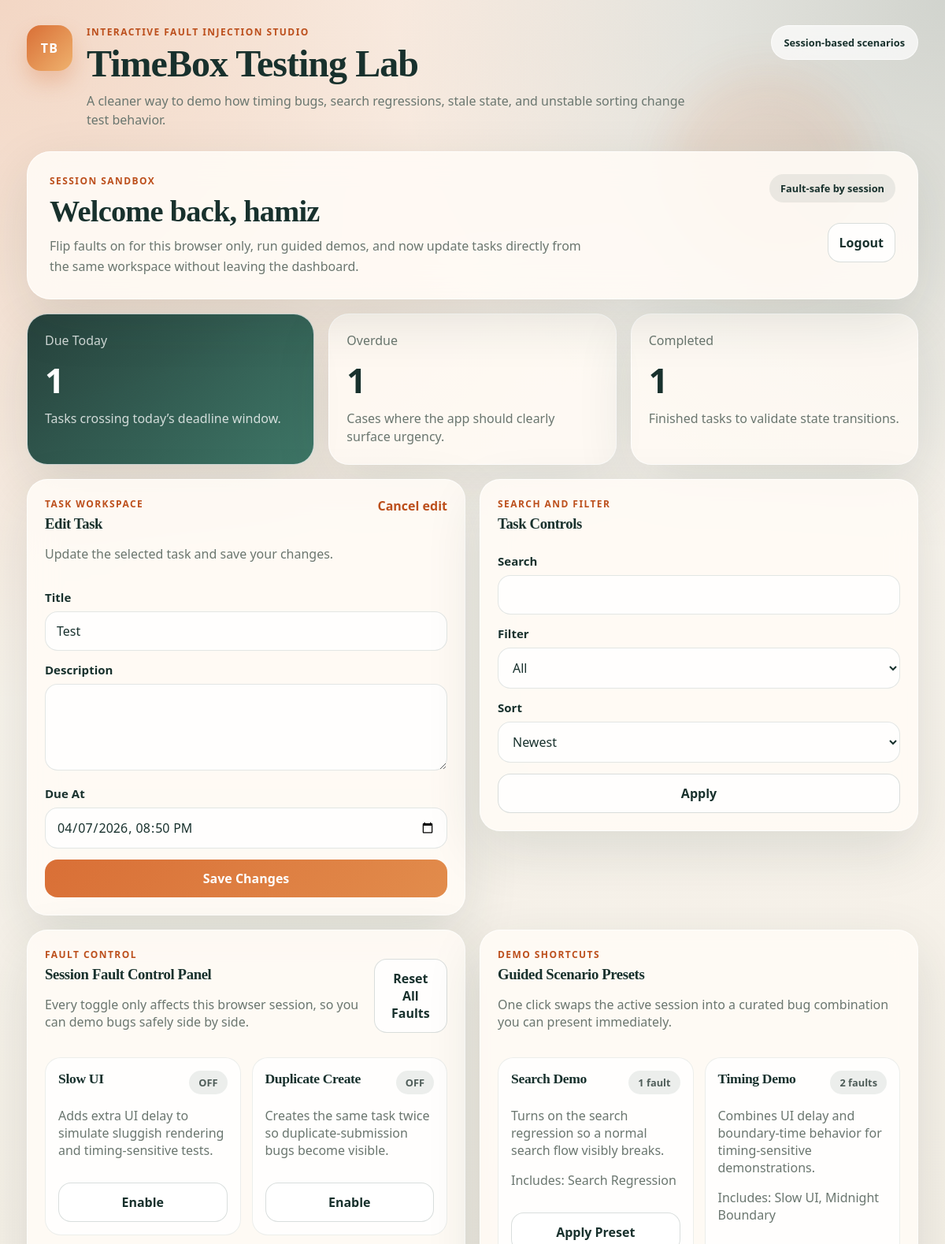
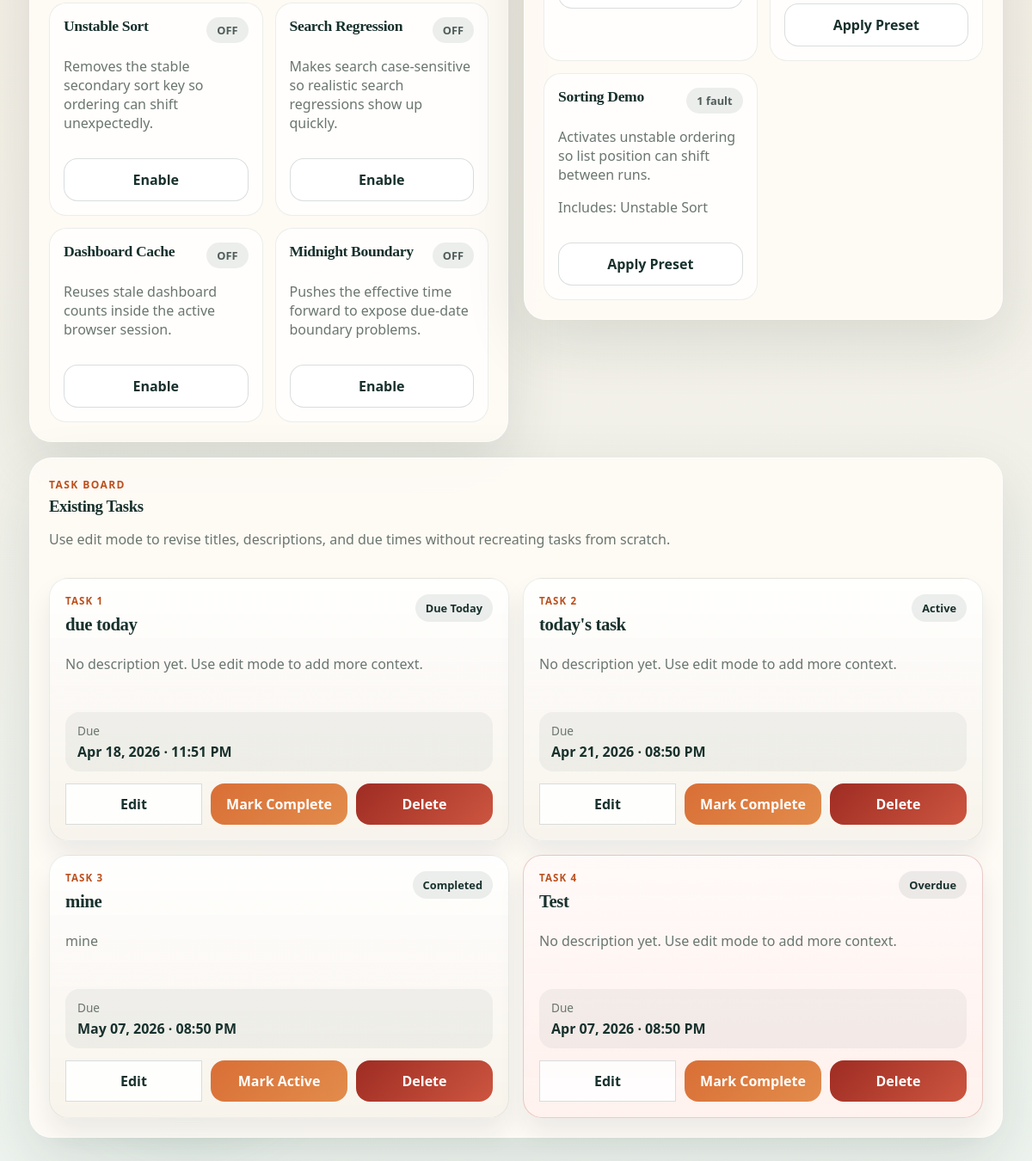
Screenshot of /?edit_task_id=7 (signed in) with the database file from the repository (2 pictures, top to bottom).
### tables this page shows
CREATE TABLE users (
                id INTEGER PRIMARY KEY AUTOINCREMENT,
                username TEXT UNIQUE NOT NULL,
                password TEXT NOT NULL
            );

CREATE TABLE tasks (
                id INTEGER PRIMARY KEY AUTOINCREMENT,
                user_id INTEGER NOT NULL,
                title TEXT NOT NULL,
                description TEXT DEFAULT '',
                due_at TEXT NOT NULL,
                completed INTEGER DEFAULT 0,
                created_at TEXT NOT NULL,
                FOREIGN KEY(user_id) REFERENCES users(id)
            );

### app/main.py (the view)
@app.get('/', response_class=HTMLResponse)
def home(request: Request):
    user = current_user(request)
    if not user:
        return RedirectResponse('/login', status_code=302)
    profile = get_fault_profile(request)
    maybe_delay(profile)
    search = request.query_params.get('search', '')
    filter_by = request.query_params.get('filter', 'all')
    sort_by = request.query_params.get('sort', 'created_desc')
    edit_task = None
    edit_task_id = request.query_params.get('edit_task_id', '').strip()
    if edit_task_id.isdigit():
        edit_task = get_task_for_user(user['id'], int(edit_task_id), request)
    tasks = fetch_tasks(
        user['id'],
        request,
        search=search,
        filter_by=filter_by,
        sort_by=sort_by,
    )
    return templates.TemplateResponse(
        request,
        'dashboard.html',
        {
            'request': request,
            'user': user,
            'tasks': tasks,
            'counts': dashboard_counts(user['id'], request),
            'faults': profile_dict(profile),
            'fault_cards': fault_cards(profile),
            'preset_cards': preset_cards(),
            'active_faults': active_fault_names(profile),
            'search': search,
            'filter_by': filter_by,
            'sort_by': sort_by,
            'editor_task': edit_task,
        },
    )

### app/templates/dashboard.html (shortened to what this page needs)
{% extends 'base.html' %}
{% block content %}
<section class="hero-panel">
  <div>
    <p class="eyebrow">Session sandbox</p>
    <h2>Welcome back, <span data-testid="welcome">{{ user.username }}</span></h2>
    <p class="hero-copy">Flip faults on for this browser only, run guided demos, and now update tasks directly from the same workspace without leaving the dashboard.</p>
  </div>
  <div class="hero-actions">
    <div class="mini-chip">Fault-safe by session</div>
    <form method="post" action="/logout">
      <button type="submit" class="secondary-button" data-testid="logout-button">Logout</button>
    </form>
  </div>
</section>
<section class="stats-strip">
  <article class="stat-card stat-highlight">
    <span>Due Today</span>
    <strong data-testid="count-due-today">{{ counts.due_today }}</strong>
    <p>Tasks crossing today’s deadline window.</p>
  </article>
  <article class="stat-card">
    <span>Overdue</span>
    <strong data-testid="count-overdue">{{ counts.overdue }}</strong>
    <p>Cases where the app should clearly surface urgency.</p>
  </article>
  <article class="stat-card">
    <span>Completed</span>
    <strong data-testid="count-completed">{{ counts.completed }}</strong>
    <p>Finished tasks to validate state transitions.</p>
  </article>
</section>
<div class="grid two top-aligned">
  <section class="card">
    <div class="card-head">
      <div>
        <p class="eyebrow">Task workspace</p>
        <h3 id="task-editor">{{ 'Edit Task' if editor_task else 'Create Task' }}</h3>
        <p class="hint">{{ 'Update the selected task and save your changes.' if editor_task else 'Create a task to compare stable and faulty behavior under the same user session.' }}</p>
      </div>
      {% if editor_task %}
      <a href="/" class="text-link">Cancel edit</a>
      {% endif %}
    </div>
    <form method="post" action="{{ '/tasks/' ~ editor_task.id ~ '/edit' if editor_task else '/tasks' }}">
      <label>Title</label>
      <input
        name="title"
        required
        value="{{ editor_task.title if editor_task else '' }}"
        data-testid="task-title"
      />
      <label>Description</label>
      <textarea name="description" data-testid="task-description">{{ editor_task.description if editor_task else '' }}</textarea>
      <label>Due At</label>
      <input
        type="datetime-local"
        name="due_at"
        required
        value="{{ editor_task.due_input if editor_task else '' }}"
        data-testid="task-due-at"
      />
      <button type="submit" data-testid="create-task-submit">{{ 'Save Changes' if editor_task else 'Create Task' }}</button>
    </form>
  </section>
  <section class="card">
    <div class="card-head">
      <div>
        <p class="eyebrow">Search and filter</p>
        <h3>Task Controls</h3>
      </div>
    </div>
    <form method="get" action="/">
      <label>Search</label>
      <input name="search" value="{{ search }}" data-testid="search-input" />
      <label>Filter</label>
      <select name="filter" data-testid="filter-select">
        <option value="all" {% if filter_by == 'all' %}selected{% endif %}>All</option>
      </select>
      <label>Sort</label>
      <select name="sort" data-testid="sort-select">
        <option value="created_desc" {% if sort_by == 'created_desc' %}selected{% endif %}>Newest</option>
      </select>
      <button type="submit" class="secondary-button" data-testid="apply-controls">Apply</button>
    </form>
  </section>
</div>
<div class="grid two top-aligned">
  <section class="card">
    <div class="card-head">
      <div>
        <p class="eyebrow">Fault control</p>
        <h3>Session Fault Control Panel</h3>
        <p class="hint">Every toggle only affects this browser session, so you can demo bugs safely side by side.</p>
      </div>
      <form method="post" action="/faults/reset">
        <button type="submit" class="secondary-button" data-testid="fault-reset">Reset All Faults</button>
      </form>
    </div>
    <div class="fault-grid" data-testid="fault-profile-list">
      {% for fault in fault_cards %}
      <article class="fault-card" data-testid="fault-card-{{ fault.name }}">
        <div class="fault-card-head">
          <h3>{{ fault.label }}</h3>
          <span class="fault-pill {{ 'enabled' if fault.enabled else 'disabled' }}">
            {{ 'ON' if fault.enabled else 'OFF' }}
          </span>
        </div>
        <p class="hint">{{ fault.description }}</p>
        <form method="post" action="/faults/{{ fault.name }}/toggle">
          <button
            type="submit"
            class="{{ 'danger-button' if fault.enabled else 'secondary-button' }}"
            data-testid="fault-toggle-{{ fault.name }}"
          >
            {{ 'Disable' if fault.enabled else 'Enable' }}
          </button>
        </form>
      </article>
      {% endfor %}
    </div>
  </section>
  <section class="card">
    <div class="card-head">
      <div>
        <p class="eyebrow">Demo shortcuts</p>
        <h3>Guided Scenario Presets</h3>
        <p class="hint">One click swaps the active session into a curated bug combination you can present immediately.</p>
      </div>
    </div>
    <div class="fault-grid" data-testid="fault-preset-list">
      {% for preset in preset_cards %}
      <article class="fault-card" data-testid="fault-preset-{{ preset.name }}">
        <div class="fault-card-head">
          <h3>{{ preset.label }}</h3>
          <span class="fault-pill disabled">{{ preset.fault_labels|length }} fault{{ '' if preset.fault_labels|length == 1 else 's' }}</span>
        </div>
        <p class="hint">{{ preset.description }}</p>
        <p class="hint">Includes: {{ preset.fault_labels|join(', ') }}</p>
        <form method="post" action="/fault-presets/{{ preset.name }}">
          <button type="submit" class="secondary-button" data-testid="preset-apply-{{ preset.name }}">Apply Preset</button>
        </form>
      </article>
      {% endfor %}
    </div>
  </section>
</div>
<section class="card">
  <div class="card-head">
    <div>
      <p class="eyebrow">Task board</p>
      <h3>Existing Tasks</h3>
      <p class="hint">Use edit mode to revise titles, descriptions, and due times without recreating tasks from scratch.</p>
    </div>
  </div>
  <div class="task-board" data-testid="tasks-table">
    {% for task in tasks %}
    <article class="task-card {{ 'task-card-overdue' if task.is_overdue else '' }}" data-testid="task-row">
      <div class="task-card-top">
        <div>
          <p class="task-kicker">Task {{ loop.index }}</p>
          <h4 class="task-title">{{ task.title }}</h4>
        </div>
        <span class="badge">{{ task.status }}</span>
      </div>
      <p class="task-description">{{ task.description or 'No description yet. Use edit mode to add more context.' }}</p>
      <div class="task-meta">
        <span>Due</span>
        <strong>{{ task.due_display }}</strong>
      </div>
      <div class="task-actions">
        <a href="/?edit_task_id={{ task.id }}#task-editor" class="secondary-button action-link" data-testid="edit-task-{{ task.id }}">Edit</a>
        <form method="post" action="/tasks/{{ task.id }}/toggle">
          <button type="submit" data-testid="toggle-task-{{ task.id }}">{% if task.completed %}Mark Active{% else %}Mark Complete{% endif %}</button>
        </form>
        <form method="post" action="/tasks/{{ task.id }}/delete">
          <button type="submit" class="danger-button" data-testid="delete-task-{{ task.id }}">Delete</button>
        </form>
      </div>
    </article>
    {% else %}
    <div class="empty-state">
      <h4>No tasks yet</h4>
      <p>Create one in the task workspace and then use the fault controls to study how behavior changes.</p>
    </div>
    {% endfor %}
  </div>
</section>
{% endblock %}

### rows the page displays
users: username "hamiz"
tasks: title "Test", status "Overdue", description "No description yet. Use edit mode to add more context.", due_display "Apr 07, 2026 · 08:50 PM", completed "Mark Complete"
tasks: title "due today", status "Due Today", description "No description yet. Use edit mode to add more context.", due_display "Apr 18, 2026 · 11:51 PM", completed "Mark Complete"
tasks: title "today's task", status "Active", description "No description yet. Use edit mode to add more context.", due_display "Apr 21, 2026 · 08:50 PM", completed "Mark Complete"
tasks: title "mine", status "Completed", description "mine", due_display "May 07, 2026 · 08:50 PM", completed "Mark Active"

### other values shown
{{ counts.due_today }} "1"
{{ counts.overdue }} "1"
{{ counts.completed }} "1"
{{ 'Edit Task' if editor_task else 'Create Task' }} "Edit Task"
{{ 'Save Changes' if editor_task else 'Create Task' }} "Save Changes"
{{ fault.label }} "Slow UI" "Duplicate Create" "Unstable Sort" "Search Regression" "Dashboard Cache" "Midnight Boundary"
{{ 'ON' if fault.enabled else 'OFF' }} "OFF" "OFF" "OFF" "OFF" "OFF" "OFF"
{{ fault.description }} "Adds extra UI delay to simulate sluggish rendering and timing-sensitive tests." "Creates the same task twice so duplicate-submission bugs become visible." "Removes the stable secondary sort key so ordering can shift unexpectedly." "Makes search case-sensitive so realistic search regressions show up quickly." "Reuses stale dashboard counts inside the active browser session." "Pushes the effective time forward to expose due-date boundary problems."
{{ 'Disable' if fault.enabled else 'Enable' }} "Enable" "Enable" "Enable" "Enable" "Enable" "Enable"
{{ preset.label }} "Search Demo" "Timing Demo" "Sorting Demo"
{{ preset.fault_labels|length }} "1" "2" "1"
{{ preset.description }} "Turns on the search regression so a normal search flow visibly breaks." "Combines UI delay and boundary-time behavior for timing-sensitive demonstrations." "Activates unstable ordering so list position can shift between runs."
{{ preset.fault_labels|join(', ') }} "Search Regression" "Slow UI, Midnight Boundary" "Unstable Sort"
{{ '' if preset.fault_labels|length == 1 else 's' }} "s"
